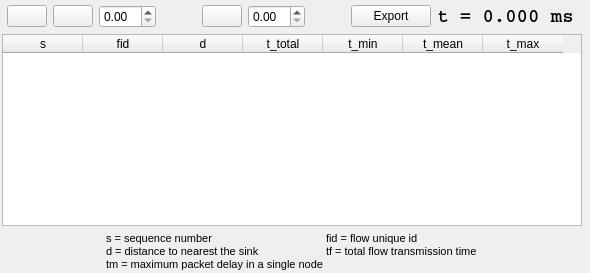
     <widget class="QWidget" name="tab">
      <attribute name="title">
       <string>Temporal Data Analysis</string>
      </attribute>
      <layout class="QVBoxLayout" name="verticalLayout">
       <property name="leftMargin">
        <number>2</number>
       </property>
       <property name="topMargin">
        <number>5</number>
       </property>
       <property name="rightMargin">
        <number>2</number>
       </property>
       <property name="bottomMargin">
        <number>2</number>
       </property>
       <item>
        <layout class="QHBoxLayout" name="horizontalLayout">
         <property name="leftMargin">
          <number>5</number>
         </property>
         <item>
          <widget class="QPushButton" name="pbStart">
           <property name="sizePolicy">
            <sizepolicy hsizetype="Minimum" vsizetype="Fixed">
             <horstretch>0</horstretch>
             <verstretch>0</verstretch>
            </sizepolicy>
           </property>
           <property name="text">
            <string/>
           </property>
           <property name="icon">
            <iconset>
             <normaloff>../../../../../../../../../usr/share/icons/gnome/16x16/actions/media-playback-start.png</normaloff>../../../../../../../../../usr/share/icons/gnome/16x16/actions/media-playback-start.png</iconset>
           </property>
          </widget>
         </item>
         <item>
          <widget class="QPushButton" name="pbStop">
           <property name="sizePolicy">
            <sizepolicy hsizetype="Minimum" vsizetype="Fixed">
             <horstretch>0</horstretch>
             <verstretch>0</verstretch>
            </sizepolicy>
           </property>
           <property name="text">
            <string/>
           </property>
           <property name="icon">
            <iconset>
             <normaloff>../../../../../../../../../usr/share/icons/gnome/16x16/actions/media-playback-stop.png</normaloff>../../../../../../../../../usr/share/icons/gnome/16x16/actions/media-playback-stop.png</iconset>
           </property>
          </widget>
         </item>
         <item>
          <widget class="QDoubleSpinBox" name="doubleSpinBox_2"/>
         </item>
         <item>
          <spacer name="horizontalSpacer_4">
           <property name="orientation">
            <enum>Qt::Horizontal</enum>
           </property>
           <property name="sizeHint" stdset="0">
            <size>
             <width>40</width>
             <height>20</height>
            </size>
           </property>
          </spacer>
         </item>
         <item>
          <widget class="QPushButton" name="pbStep">
           <property name="sizePolicy">
            <sizepolicy hsizetype="Minimum" vsizetype="Fixed">
             <horstretch>0</horstretch>
             <verstretch>0</verstretch>
            </sizepolicy>
           </property>
           <property name="text">
            <string/>
           </property>
           <property name="icon">
            <iconset>
             <normaloff>../../../../../../../../../usr/share/icons/gnome/16x16/actions/media-skip-forward.png</normaloff>../../../../../../../../../usr/share/icons/gnome/16x16/actions/media-skip-forward.png</iconset>
           </property>
          </widget>
         </item>
         <item>
          <widget class="QDoubleSpinBox" name="doubleSpinBox"/>
         </item>
         <item>
          <spacer name="horizontalSpacer_5">
           <property name="orientation">
            <enum>Qt::Horizontal</enum>
           </property>
           <property name="sizeHint" stdset="0">
            <size>
             <width>40</width>
             <height>20</height>
            </size>
           </property>
          </spacer>
         </item>
         <item>
          <widget class="QPushButton" name="pbExportAsImage">
           <property name="text">
            <string>Export</string>
           </property>
          </widget>
         </item>
         <item>
          <widget class="QLabel" name="lbTime">
           <property name="sizePolicy">
            <sizepolicy hsizetype="Preferred" vsizetype="Preferred">
             <horstretch>2</horstretch>
             <verstretch>2</verstretch>
            </sizepolicy>
           </property>
           <property name="font">
            <font>
             <family>Courier</family>
             <pointsize>14</pointsize>
             <weight>75</weight>
             <bold>true</bold>
            </font>
           </property>
           <property name="text">
            <string>t = 0.000 ms</string>
           </property>
           <property name="margin">
            <number>3</number>
           </property>
          </widget>
         </item>
        </layout>
       </item>
       <item>
        <layout class="QHBoxLayout" name="horizontalLayout_2" stretch="1,1">
         <item>
          <layout class="QVBoxLayout" name="verticalLayout_4" stretch="1,0">
           <property name="spacing">
            <number>0</number>
           </property>
           <property name="sizeConstraint">
            <enum>QLayout::SetNoConstraint</enum>
           </property>
           <property name="leftMargin">
            <number>0</number>
           </property>
           <property name="rightMargin">
            <number>0</number>
           </property>
           <item>
            <widget class="QTableWidget" name="tableWidget">
             <property name="sizePolicy">
              <sizepolicy hsizetype="Fixed" vsizetype="Expanding">
               <horstretch>0</horstretch>
               <verstretch>1</verstretch>
              </sizepolicy>
             </property>
             <property name="minimumSize">
              <size>
               <width>580</width>
               <height>0</height>
              </size>
             </property>
             <property name="alternatingRowColors">
              <bool>true</bool>
             </property>
             <property name="showGrid">
              <bool>false</bool>
             </property>
             <property name="sortingEnabled">
              <bool>true</bool>
             </property>
             <property name="rowCount">
              <number>0</number>
             </property>
             <property name="columnCount">
              <number>7</number>
             </property>
             <attribute name="horizontalHeaderDefaultSectionSize">
              <number>80</number>
             </attribute>
             <attribute name="verticalHeaderVisible">
              <bool>false</bool>
             </attribute>
             <attribute name="verticalHeaderDefaultSectionSize">
              <number>25</number>
             </attribute>
             <column>
              <property name="text">
               <string>s</string>
              </property>
              <property name="toolTip">
               <string extracomment="Sequence number"/>
              </property>
             </column>
             <column>
              <property name="text">
               <string>fid</string>
              </property>
             </column>
             <column>
              <property name="text">
               <string>d</string>
              </property>
             </column>
             <column>
              <property name="text">
               <string>t_total</string>
              </property>
             </column>
             <column>
              <property name="text">
               <string>t_min</string>
              </property>
             </column>
             <column>
              <property name="text">
               <string>t_mean</string>
              </property>
             </column>
             <column>
              <property name="text">
               <string>t_max</string>
              </property>
             </column>
            </widget>
           </item>
           <item>
            <layout class="QHBoxLayout" name="horizontalLayout_11">
             <property name="spacing">
              <number>0</number>
             </property>
             <property name="sizeConstraint">
              <enum>QLayout::SetMinimumSize</enum>
             </property>
             <property name="topMargin">
              <number>6</number>
             </property>
             <property name="bottomMargin">
              <number>0</number>
             </property>
             <item>
              <widget class="QLabel" name="label_14">
               <property name="sizePolicy">
                <sizepolicy hsizetype="Fixed" vsizetype="Minimum">
                 <horstretch>0</horstretch>
                 <verstretch>0</verstretch>
                </sizepolicy>
               </property>
               <property name="minimumSize">
                <size>
                 <width>0</width>
                 <height>35</height>
                </size>
               </property>
               <property name="font">
                <font>
                 <pointsize>8</pointsize>
                </font>
               </property>
               <property name="text">
                <string>s = sequence number			fid = flow unique id
d = distance to nearest the sink		tf = total flow transmission time
tm = maximum packet delay in a single node</string>
               </property>
              </widget>
             </item>
            </layout>
           </item>
          </layout>
         </item>
         <item>
          <widget class="QWidget" name="wgPlot" native="true">
           <property name="sizePolicy">
            <sizepolicy hsizetype="Expanding" vsizetype="Expanding">
             <horstretch>1</horstretch>
             <verstretch>1</verstretch>
            </sizepolicy>
           </property>
          </widget>
         </item>
        </layout>
       </item>
      </layout>
     </widget>
